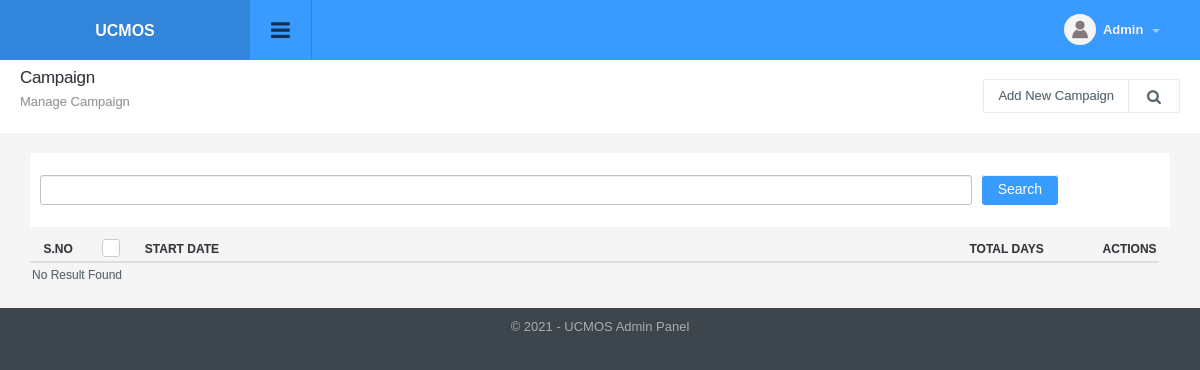
Page /campaign_manage.php (signed in) on the earlier database version.
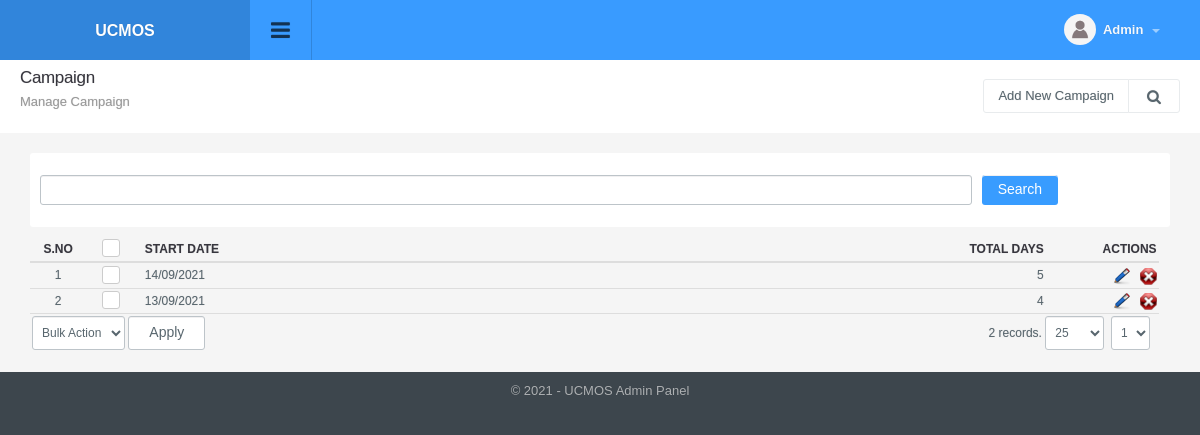
Same page on the later database version.
### tables this page shows
CREATE TABLE `campaign` (
  `id` int(11) NOT NULL,
  `start_date` date NOT NULL,
  `total_days` int(11) NOT NULL
);

### include/db.php (called while the page is built, shortened)
<?php
function doquery($qr,$lnk){
	@$res=mysqli_query($lnk,$qr) or die($qr." - ".mysqli_error($lnk));
	return $res;
}
function dofetch($rs){
	@$rec=mysqli_fetch_array($rs);
	return $rec;
}
function numrows($rs){
	return mysqli_num_rows($rs);
}

### include/utility.php (called while the page is built, shortened)
<?php
function unslash($str){
	return stripslashes(utf8_decode($str));
	}
function date_convert($date_added){
	if( !empty( $date_added ) ) {
		return date("d/m/Y", strtotime($date_added));
	}
	else{
		return $date_added;
	}
}

### modules/campaign/list.php (the view, shortened to what the changed rows need)
<?php
$extra='';
?>
<div class="page-header">
	<h1 class="title"> Campaign</h1>
</div>
<div class="panel-body table-responsive">
	<table class="table table-hover list">
    	<thead>
            <tr>
                <th width="5%" class="text-center">S.no</th>
                <th class="text-center" width="5%"><div class="checkbox checkbox-primary">
                    <label for="select_all"></label></div></th>
                <th>Start Date</th>
                <th width="20%" class="text-right">Total Days</th>
                <th width="10%" class="text-right">Actions</th>
            </tr>
    	</thead>
    	<tbody>
			<?php
            $sql="select * from campaign where 1 $extra";
            $rs=show_page($rows, $pageNum, $sql);
            if(numrows($rs)>0){
                $sn=1;
                while($r=dofetch($rs)){
                    ?>
                    <tr>
                        <td class="text-center"><?php echo $sn;?></td>
                        <td class="text-center"><div class="checkbox margin-t-0 checkbox-primary">
                            <label for="<?php echo "rec_".$sn?>"></label></div>
                        </td>
                        <td><?php echo date_convert($r["start_date"]); ?></td>
                        <td class="text-right"><?php echo unslash($r["total_days"]); ?></td>
                        <td class="text-right">
                            <a href="campaign_manage.php?tab=edit&id=<?php echo $r['id'];?>"><img title="Edit Record" alt="Edit" src="images/edit.png"></a>&nbsp;&nbsp;
                            <a onclick="return confirm('Are you sure you want to delete')" href="campaign_manage.php?id=<?php echo $r['id'];?>&amp;tab=delete"><img title="Delete Record" alt="Delete" src="images/delete.png"></a>
                        </td>
                    </tr>
                    <?php
                    $sn++;
                }
                ?>
                <tr>
                    <td colspan="3" class="actions">
                        <select name="bulk_action" id="bulk_action" title="Choose Action">
                            <option value="null">Bulk Action</option>
                        </select>
                        <input type="button" name="apply" value="Apply" id="apply_bulk_action" class="btn btn-light" title="Apply Action"  />
                    </td>
                    <td colspan="2" class="paging" title="Paging" align="right"><?php echo pages_list($rows, "campaign", $sql, $pageNum)?></td>
                </tr>
                <?php
            }
            else{
                ?>
                <tr>
                    <td colspan="5"  class="no-record">No Result Found</td>
                </tr>
                <?php
            }
            ?>
    	</tbody>
  	</table>
</div>

### include/paging.php (shortened to what the changed rows need)
<?php
if(isset($_SESSION["rows"]))
	$rows=$_SESSION["rows"];
else
	$rows=25;
if(isset($_REQUEST['page'])){
	$pageNum = $_REQUEST['page'];
}
else{
	$pageNum=1;
}
function show_page($rows, $pageNum, $query){
	global $dblink;
	$rowsPerPage = $rows;
	$pageNum = $pageNum;
	$offset = ($pageNum - 1) * $rowsPerPage;
	$query = $query." LIMIT $offset, $rowsPerPage";
	$result = doquery($query, $dblink);
	return $result;
}
function pages_list($rowsPerPage, $table, $qr="", $pageNum){
	global $dblink;
	if($qr==""){
		$query   = "SELECT COUNT(*) AS numrows FROM $table";
		$result  = mysql_query($query) or die('Error, query failed');
		$row     = mysql_fetch_array($result);
		$total_rows = $row['numrows'];
	}
	else{
		$result  = doquery($qr, $dblink);
		$total_rows = numrows($result);
	}
	$maxPage = ceil($total_rows/$rowsPerPage);
	$self = $_SERVER['PHP_SELF'];
	$nav  = "<select name='page' onChange=\"window.location.href='$self?page='+this.value\">";
	for($page = 1; $page <= $maxPage; $page++)
	{
	   $nav .= " <option value'$page'".($page == $pageNum?' selected':'').">$page</option> ";
	}
	$nav .= "</select>";
	if ($pageNum > 1)
	{
   		$page  = $pageNum - 1;
   		$prev  = " <a href=\"$self?page=$page\" class=\"prev\">Prev</a> ";
		$first = " <a href=\"$self?page=1\" class=\"first\">First</a> ";
	}
	else
	{
	   $prev  = '&nbsp;';
	   $first = '&nbsp;';
	}
	if ($pageNum < $maxPage)
	{
	   $page = $pageNum + 1;
	   $next = " <a href=\"$self?page=$page\" class=\"next\">Next</a> ";
	   $last = " <a href=\"$self?page=$maxPage\" class=\"last\">Last</a> ";
	}
	else
	{
	   $next = '&nbsp;';
	   $last = '&nbsp;';
	}
	if($total_rows!=0){
		$numrows="<select name='rows' onChange=\"window.location.href='$self?rows='+this.value\">";
		$numrows.="<option value='10' ";
		$numrows.=">10</option>";
		$numrows.="<option value='25' ";
	if($rowsPerPage==25)
		$numrows.="selected";
		$numrows.=">25</option>";
		$numrows.="<option value='100' ";
		$numrows.=">100</option>";
		$numrows.="<option value='1000' ";
		$numrows.=">1000</option>";
		$numrows.="</select>";
	}
	else
		$numrows="";
    return $total_rows.' records. '.$numrows.$first . $prev . $nav . $next . $last;
}
?>

Differences in the rows shown:
added campaign: start_date "14/09/2021", total_days "5"
added campaign: start_date "13/09/2021", total_days "4"
Other differences:
form field bulk_action: (not shown) → "Bulk Action"
form field apply: (not shown) → "Apply"
pages_list($rows, "campaign", $sql, $pageNum): (not shown) → "2 records."
form field rows: (not shown) → "25"
form field page: (not shown) → "1"
text no longer shown: "No Result Found"
